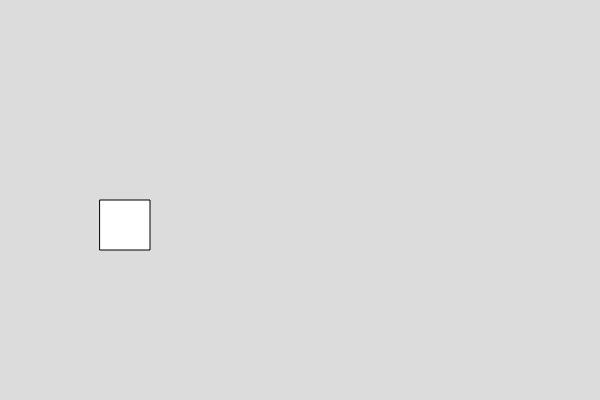
Frame 1 (no input)
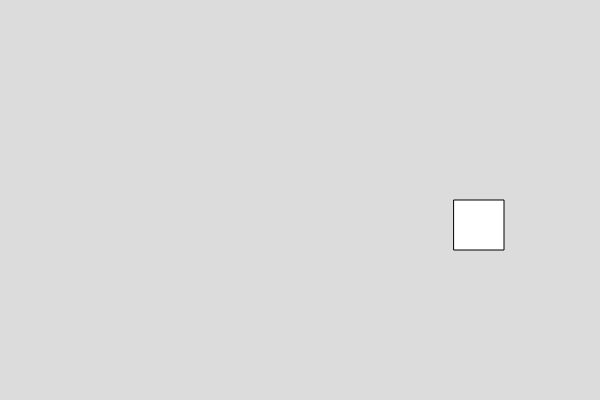
Frame 60 (no input)
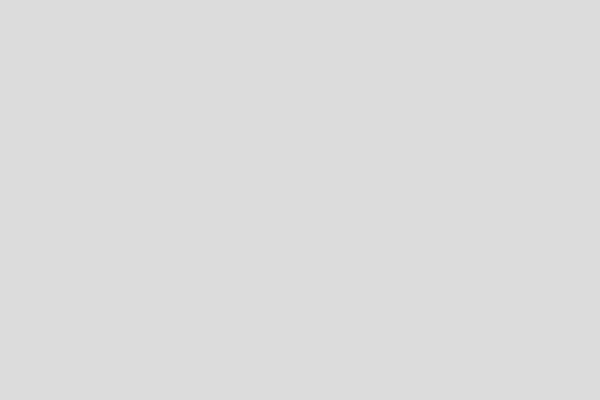
Frame 120 (the mouse pressed at the canvas centre since frame 60)

The p5.js sketch that drew these frames (run headless with seeded random() and noise() and a simulated clock; from frame 60 on, the mouse is pressed at the canvas centre):

// p5.js sketch
// ── sketch.js

var box1;

function setup() {
  createCanvas(600, 400);
  box1 = new Box()
}

function draw() {
  background(220);
  box1.show()
  box1.set_speed(6)

}


// ── box.js
class Box
  {
    constructor()
    {
      this.x =100;
      this.y = 200
      this.w = 50;
      this.h = 50;
    }
    
    show()
    {
      rect(this.x,this.y,this.w,this.h)
    }
    
    //write function to set the width of the box
    set_speed(v) {
      this.x = this.x+v;
    }


  }

  
